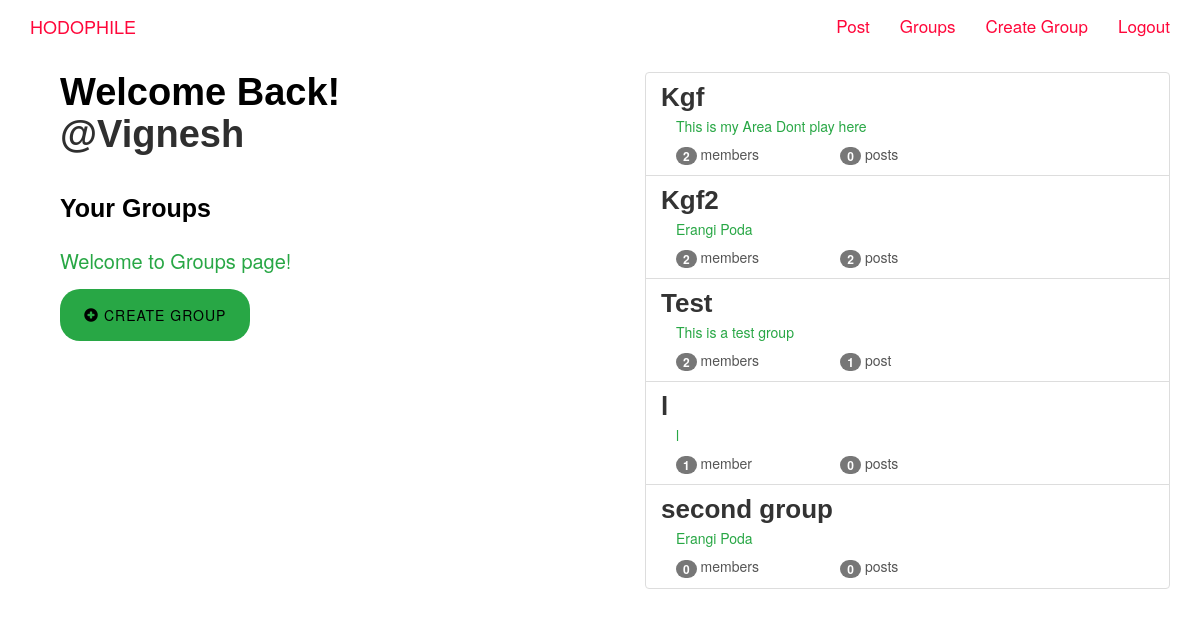
The app's page /groups/ (signed in), older data.
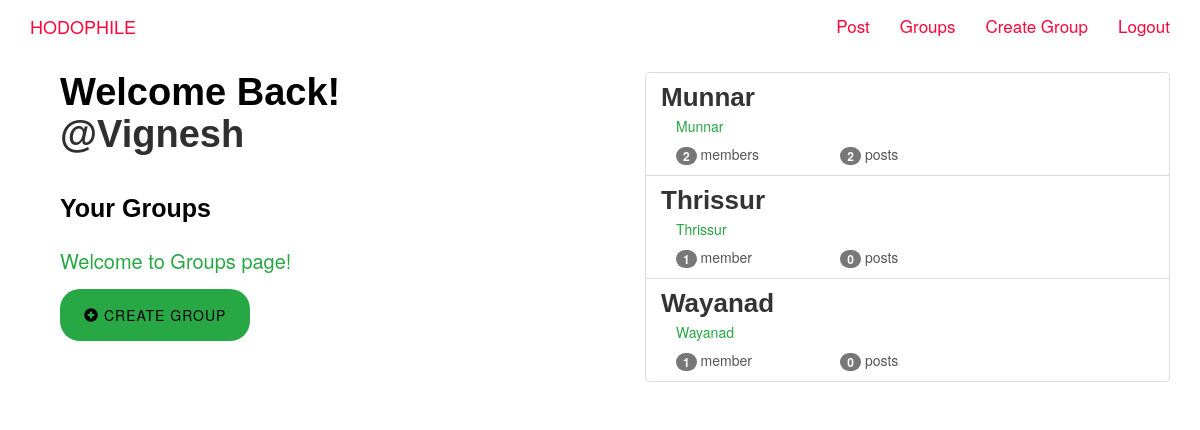
The same page, newer data.
### groups/models.py (models this page shows, shortened)
class Group(models.Model):
    name=models.CharField(max_length=255,unique=True)
    slug=models.SlugField(allow_unicode=True,unique=True)
    description=models.TextField(blank=True,default='')
    description_html=models.TextField(editable=False,default='',blank=True)
    members=models.ManyToManyField(User,through='GroupMember')
    class Meta:
        ordering=['name']

### groups/views.py (the view)
# urls.py: path('',views.ListGroup.as_view(),name="all"),
class ListGroup(LoginRequiredMixin,generic.ListView):
    model=Group

### groups/templates/groups/group_list.html
{% extends "groups/group_base.html" %}
{% block pregroup %}
  <div class="col-md-8">
    <div class="content">
      {% if user.is_authenticated %}
        <h1>Welcome Back! <a href="{% url 'posts:for_user' username=user.username %}">@{{user.username}}</a></h1>
      {% endif %}
      <h2 style="font-size: 25px;">Your Groups</h2>
      <p style="padding-bottom: 20px; font-size: 20px;">Welcome to Groups page!</p>
    </div>
    {% if user.is_authenticated %}
      <a href="{% url 'groups:create' %}" class="mu-send-msg-btn" style="color:black; margin-top: 25px;"><span class="glyphicon glyphicon-plus-sign" style="margin-top:20px margin-right:20px;"></span>  Create Group</a>
    {% endif %}
  <br><br>
  </div>
{% endblock %}
{% block group_content %}
  <div class="col-md-12">
    <div class="list-group">
      {% for group in object_list %}
      <a href="{% url 'groups:single' slug=group.slug %}" class="list-group-item">
        <h3 class="title list-group-item-heading">{{group.name}}</h3>
        <div class="list-group-item-text container-fluid">
            {{group.description_html|safe}}
            <div class="row">
              <div class="col-md-4">
                <span class="badge">{{group.members.count}}</span>
                member{{group.members.count|pluralize}}
              </div>
              <div class="col-md-4">
                <span class="badge">{{group.posts.count}}</span>
                post{{group.posts.count|pluralize}}
              </div>
            </div>
        </div>
      </a>
      {% endfor %}
    </div>
  </div>
{% endblock %}

### groups/templates/groups/group_base.html (shortened to what this page needs)
{% extends "base.html" %}
{% block content %}
<div class="container">
  <div class="row">
    <div class="col-md-6">
        {% block pregroup %}{% endblock %}
    </div>
    <div class="col-md-6">
      {% block group_content %}{% endblock %}
    </div>
  </div>
</div>
{% endblock %}

### templates/base.html (shortened to what this page needs)
<!DOCTYPE html>
{% load static %}
<html lang="en" dir="ltr">
  <head>
    <link rel="stylesheet" href="https://maxcdn.bootstrapcdn.com/bootstrap/3.3.7/css/bootstrap.min.css">
    <link rel="stylesheet" href="{% static 'simplesocial/css/master.css' %}">
    <link rel="stylesheet" href="{% static 'simplesocial/css/style.css'%}">
  </head>
  <body style="background-color: white">
    <nav class="navbar mynav" role='navigation' id='navbar'>
      <div class="container">
        <a href="{% url 'home' %}" class="navbar-brand mynav">HODOPHILE</a>
        <ul class="nav navbar-nav navbar-right">
          {% if user.is_authenticated %}
            <li><a href="{% url 'posts:create' %}">Post</a></li>
            <li><a href="{% url 'groups:all' %}">Groups</a></li>
            <li><a href="{% url 'groups:create' %}">Create Group</a></li>
            <li><a href="{% url 'accounts:logout' %}">Logout</a></li>
          {% else %}
            <li><a href="{% url 'groups:all' %}">Groups</a></li>
            <li><a href="{% url 'accounts:login' %}">Login</a></li>
            <li><a href="{% url 'accounts:signup' %}">SignUp</a></li>
          {% endif %}
        </ul>
      </div>
    </nav>
    <div class="container mycontent">
      {% block content %}
      {% endblock %}
    </div>
  </body>
</html>

### static/simplesocial/css/master.css (style rules this page uses)
nav a { color:#ff073a; }
body { background-color: black; }
.mycontent h2,h3,h6,h1 { color:#000000; font-size:30px; margin-bottom: 1em; }
.mycontent p { color:#28a745; }
.mycontent .list-group { color:#6c757d; }

### static/simplesocial/css/style.css (style rules this page uses)
body, html { overflow-x:hidden; }
ul { padding: 0; margin: 0; }
ul li { list-style: disc; font-size: 17px; line-height: 1.59; }
a { text-decoration: none; color: #2f2f2f; }
h1, h2, h3, h4, h5, h6 { font-family: 'Poppins', sans-serif; font-weight: 700; margin-top: 0; }
h1 { font-size: 38px; }
h2 { font-size: 32px; line-height: 1.13; }
h3 { font-size: 26px; }
.mu-send-msg-btn { font-size: 14px; font-weight: 400; letter-spacing: 1px; text-align: center; padding: 16px 24px; margin-top: 10px; -webkit-transition: all 0.5s; transition: all 0.5s; width: 200px; background-color: #28a745; border-radius: 20px; cursor: pointer; text-transform: uppercase; }

Row changes from the older to the newer data that the page shows:
removed Group: name "Kgf", description_html "This is my Area Dont play here", members.count "2", posts.count "0"
removed Group: name "Kgf2", description_html "Erangi Poda", members.count "2", posts.count "2"
removed Group: name "Test", description_html "This is a test group", members.count "2", posts.count "1"
removed Group: name "l", description_html "l", members.count "1", posts.count "0"
removed Group: name "second group", description_html "Erangi Poda", members.count "0", posts.count "0"
added Group: name "Munnar", description_html "Munnar", members.count "2", posts.count "2"
added Group: name "Thrissur", description_html "Thrissur", members.count "1", posts.count "0"
added Group: name "Wayanad", description_html "Wayanad", members.count "1", posts.count "0"
